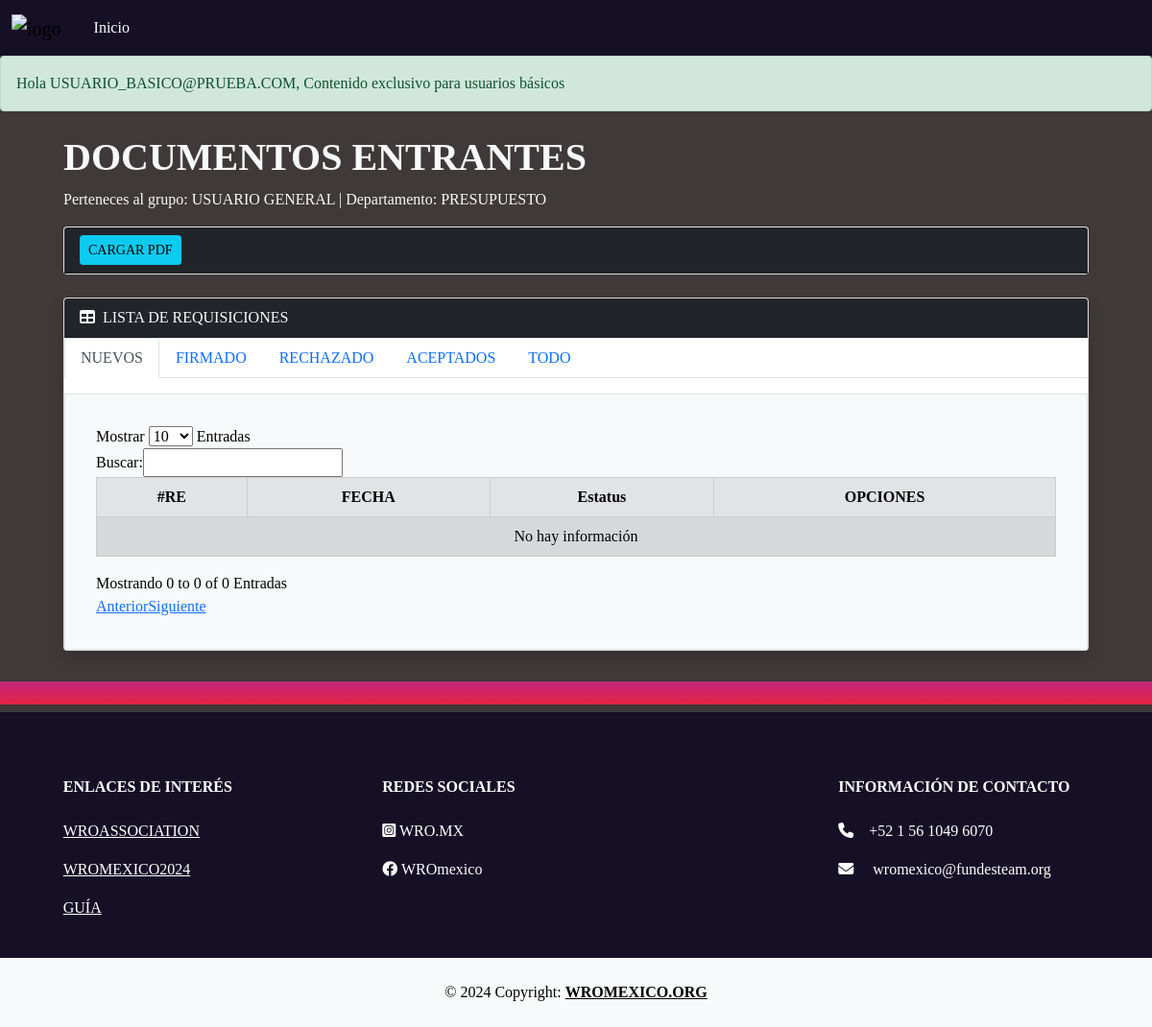
Page / (signed in) on the earlier database version.
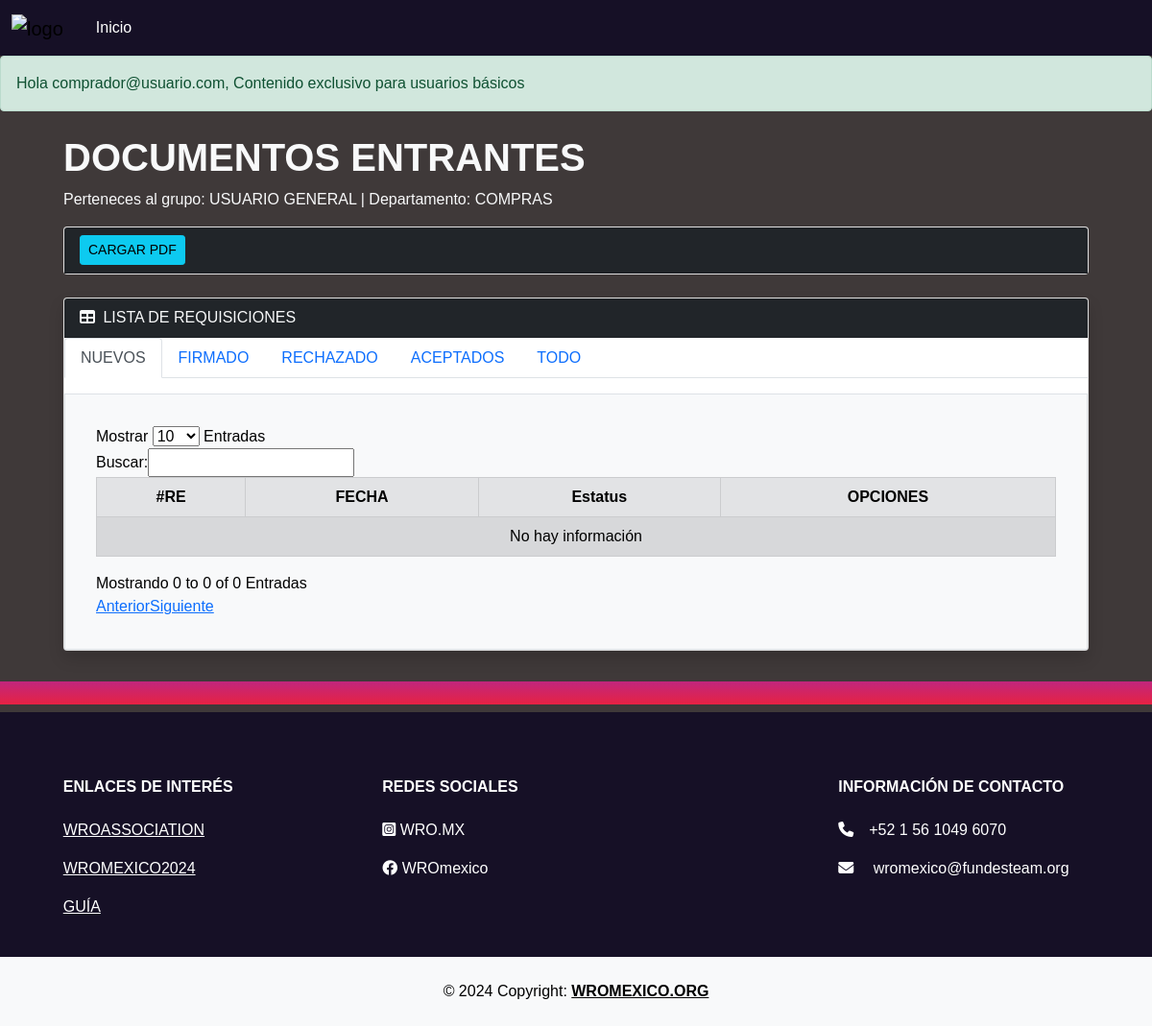
Same page on the later database version.
### users/models.py (models this page shows, shortened)
class UsuariosTrime(AbstractBaseUser, PermissionsMixin):
    email =models.EmailField(verbose_name= "Correo", unique=True)
    is_staff = models.BooleanField(default=False)
    is_active = models.BooleanField(default=True)
    Nombre_Usuario = models.CharField(max_length = 60 , verbose_name="Nombre")
    Apellido_Usuario = models.CharField(max_length = 60, verbose_name="Apellido")
    Cedula_Usuario = models.CharField(max_length=18, verbose_name="CEDULA",unique=True)
    Departamento_Usuario = models.CharField(max_length=60, verbose_name="Departamento_Usuario",null=True )
    Edad_Usuario_new = models.DateField(auto_now_add=False, verbose_name='Fecha de Nacimiento', null=True )
    Genero =  models.CharField(choices=GENERO, max_length=60, verbose_name="Género", default="MASCULINO")
    telefono_Usuario =models.CharField(verbose_name="Teléfono", max_length=18,validators=[RegexValidator('^\d{1,10}$')])
    fecha_creacion = models.DateField("Fecha de Creacion", auto_now= False, auto_now_add= True)
    fecha_modificacion = models.DateField("Fecha de Modificacion", auto_now= True, auto_now_add= False )
    class Meta:
        verbose_name = 'Usuario'
        verbose_name_plural = 'Usuarios '
    USERNAME_FIELD = "email"
    REQUIRED_FIELDS = []
    objects = CustomUserManager()

### FPDFS/views.py (the view, shortened to what this page needs)
# urls.py: path('', views.dashboard, name='dashboard'),
@login_required()
@xframe_options_sameorigin
def dashboard(request):
    if user_is_in_group(request.user, 'GERENCIA GENERAL'):
        ordenes_compra_enviadas = pdf2EnviadoGGeneral.objects.filter(Q(ESTATUS_DOCUMENTO="Rechazado por GG")|Q(ESTATUS_DOCUMENTO="Firmado por GG")|Q(ESTATUS_DOCUMENTO="Rechazado por GG")|Q(ESTATUS_DOCUMENTO='Firmado por Compras')).all()
        ordenes_compra_enviadas_N = ordenes_compra_enviadas.filter(ESTATUS_DOCUMENTO='Firmado por Compras')
        ordenes_compra_enviadas_F = ordenes_compra_enviadas.filter(Q(ESTATUS_DOCUMENTO="Firmado por GG"))
        ordenes_compra_enviadas_R = ordenes_compra_enviadas.filter(Q(ESTATUS_DOCUMENTO="Rechazado por GG"))
        context = {
            "ordenes_compra_enviadas": ordenes_compra_enviadas,
            "ordenes_compra_enviadas_N":ordenes_compra_enviadas_N,
            "ordenes_compra_enviadas_F":ordenes_compra_enviadas_F,
            "ordenes_compra_enviadas_R":ordenes_compra_enviadas_R,
            'message': 'Contenido exclusivo para GERENTE GENERAL',
            "documento" :  3,
            }
        messages.success(request, f'Hola {request.user}, Contenido exclusivo para GERENTE GENERAL')
    elif user_is_in_group(request.user, 'USUARIO GENERAL'):
        id_user=request.user.id
        requisiciones_enviadas = pdfEnviadosGerente.objects.filter(usuario =id_user)
        requisiciones_enviadas_N = requisiciones_enviadas.filter( ESTATUS_DOCUMENTO='ENVIADO')
        requisiciones_enviadas_F = requisiciones_enviadas.filter(ESTATUS_DOCUMENTO="FIRMADO")
        requisiciones_enviadas_R = requisiciones_enviadas.filter(Q(ESTATUS_DOCUMENTO="Rechazado por Almacen")| Q(ESTATUS_DOCUMENTO="Rechazado por Gerente"))
        requisiciones_enviadas_A = requisiciones_enviadas.filter(ESTATUS_DOCUMENTO="Aceptado por Almacen")
        context = {
            "requisiciones_enviadas": requisiciones_enviadas,
            "requisiciones_enviadas_N": requisiciones_enviadas_N,
            "requisiciones_enviadas_F": requisiciones_enviadas_F,
            "requisiciones_enviadas_R": requisiciones_enviadas_R,
            "requisiciones_enviadas_A": requisiciones_enviadas_A,
            'message': 'Contenido para usuarios básicos',
            "documento" :  1,
            "id": id_user,
            }
        messages.success(request, f'Hola {request.user}, Contenido exclusivo para usuarios básicos')
    else:
        context = {'message': 'Contenido para otros usuarios'}
        messages.success(request, f'Hola {request.user}, contenido exclusivo para otros usuarios')
    return render(
                    request,'paginas/dashboard.html',
                    context
                      )

### FPDFS/views.py (called while the page is built)
def user_is_in_group(user, group_name):
    return user.groups.filter(name=group_name).exists()

### FPDFS/templates/paginas/dashboard.html (shortened to what this page needs)
{% extends "base.html" %}
{% block contenido%}
{%load static%}
<div class="container">
<div id="layoutSidenav">
<div id="layoutSidenav_nav">
<div id="layoutSidenav_content">
    <main>
        <div class="container-fluid px-4">
            <h1 class="mt-4 text-light"> DOCUMENTOS  ENTRANTES </h1>
            <p class="text-light">Perteneces al grupo: {{ user.groups.all.0.name }} | Departamento: {{ user.Departamento_Usuario }}  </p>
       {% if  user.groups.all.0.name == "USUARIO GENERAL" %}
                        <div class="card mb-4">
                          <div class="card-header bg-dark text-light">
                              <a href="{% url 'cargarpdfUsuarioGeneral'  user.id  %}"
                              class="btn  btn-sm btn-info btnEliminacion">
                              CARGAR PDF</a>
                          </div>
                        </div>
        {%endif%}
{% if documento == 1  or documento == 4 or  documento == 5 %}
            {% if  user.groups.all.0.name == "USUARIO GENERAL" %}
            {% include "./usuariogeneral.html" %}
            {% elif  user.groups.all.0.name == "GERENTE" %}
            {% include "./gerente.html" %}
            {% elif  user.groups.all.0.name == "DEPARTAMENTO DE ALMACEN" %}
            {% include "./alamacen_requisicion.html" %}
            {%endif%}
{%endif%}
                      </div>
                </main>
            </div>
        </div>
</div>
</div>
{% endblock %}

Differences in the rows shown:
changed UsuariosTrime "USUARIO GENERAL": Departamento_Usuario "PRESUPUESTO" → "COMPRAS"
Other differences:
new list line: "Hola comprador@usuario.com, Contenido exclusivo para usuarios básicos"
list line gone: "Hola USUARIO_BASICO@PRUEBA.COM, Contenido exclusivo para usuarios básicos"
